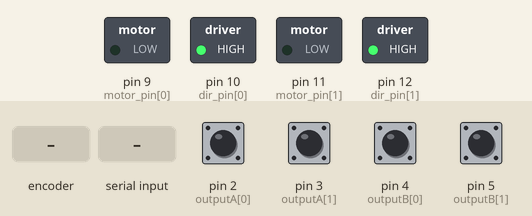
Bench run of a sketch on a simulated Arduino Uno, built with avr-gcc and run on an emulated ATmega328P. Shown: switched loads named in the sketch (green lamp = pin HIGH). The test bench sets the inputs (shaded band); at power-on: pin 2 (outputA[0]), pin 3 (outputA[1]), pin 4 (outputB[0]), pin 5 (outputB[1]) HIGH. What the sketch prints to the serial monitor is not drawn.

Above: at 0.8 s.
0.9 s: rotary encoder on pin 2 (outputA[0]) / pin 4 (outputB[0]) turned 3 steps (first pin leading)
At 1.2 s:
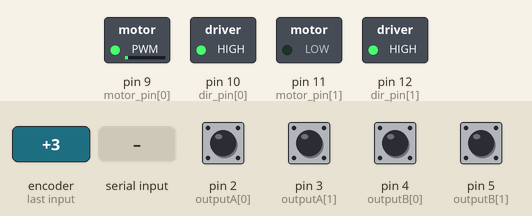
3.0 s: "s" received over Serial
At 3.15 s:
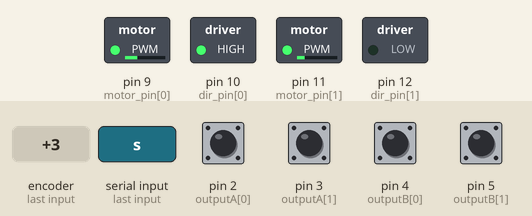
At 4.5 s:
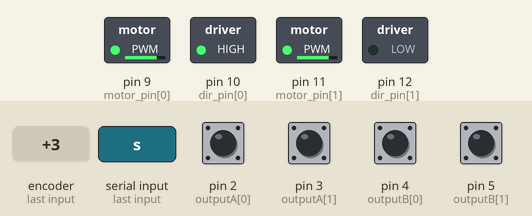
6.0 s: pin 5 (outputB[1]) pulled LOW for 0.15 s
9.1 s: pin 3 (outputA[1]) pulled LOW for 3.2 s
Timing chart, 0 to 15.1 s (numbered marks = the images above; inputs shaded):
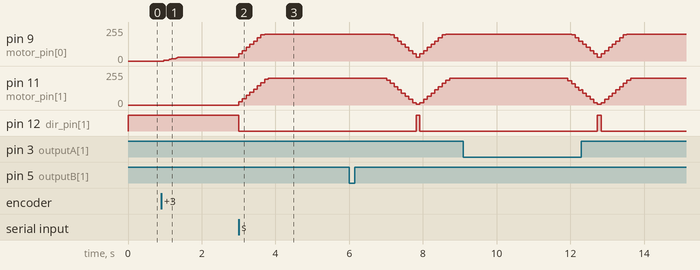

The sketch:

4xPosControl_M_withStartigPoint.ino
```cpp
#include "PinChangeInterrupt.h"

#define max_speed 200

int outputA[2] = {2, 3};
int outputB[2] = {4, 5};

volatile int lastEncoded[2] = {0, 0}, sum[2] = {0, 0}, encoded[2] = {0, 0}, MSB[2] = {0, 0}, LSB[2] = {0, 0};
float encoderValue[2] = {0, 0};
float correction[2] = {130, -404};
/*
   ACW ----> Increment
   CW  ----> Decrement
*/
float PID[2] = {0, 0};
float error[2] = {0, 0};
float P[2] = {0, 0};
float I[2] = {0, 0};
float D[2] = {0, 0};
float last_error[2] = {0, 0};

int theta_2[50] = {465, 463, 462, 461, 459, 458, 456, 455, 466, 526, 640, 580, 517, 503, 502, 501, 501, 500, 499, 498, 498, 497, 496, 495, 494, 493, 492, 492, 491, 490, 489, 488, 487, 485, 484, 483, 482, 481, 480, 479, 478, 476, 475, 474, 473, 471, 470, 469, 467, 466};
//theta_1 - right
//theta_2 - left
int theta_1[50] = { -228, -228, -229, -230, -231, -231, -232, -233, -246, -310, -370, -256, -196, -185, -186, -188, -189, -190, -192, -193, -195, -196, -197, -199, -200, -201, -202, -204, -205, -206, -207, -209, -210, -211, -212, -213, -214, -215, -216, -217, -218, -219, -220, -221, -222, -223, -224, -225, -226, -227};
int set_position[2] = { -1080, 1080};

float Kp[2] = {3,3}, Kd[2] = {0,0}, Ki[2] = {0, 0};


uint8_t motor_pin[2] = {9, 11};
uint8_t dir_pin[2] = {10, 12};

long last_ms = 0, PID_dt = 100;
boolean flag = 0;

void setup() {
  for (int i = 0; i < 2; i++) {
    pinMode (outputA[i], INPUT_PULLUP);
    pinMode (outputB[i], INPUT_PULLUP);
  }
  attachPCINT(digitalPinToPCINT(outputA[0]), encode_0_0, CHANGE);
  attachPCINT(digitalPinToPCINT(outputB[0]), encode_0_0, CHANGE);
  attachPCINT(digitalPinToPCINT(outputA[1]), encode_0_1, CHANGE);
  attachPCINT(digitalPinToPCINT(outputB[1]), encode_0_1, CHANGE);

  Serial.begin (115200);
  init_motors();

  theta_1[0] = 0;
  theta_2[0] = 0;
  theta_1[49] = 0;
  theta_2[49] = 0;
  for (int i = 1; i < 25; i++)
  {
    theta_1[i] = 0;
    theta_1[i] = theta_1[i - 1] - 8;
    theta_1[49 - i] = theta_1[i];
    theta_2[i] = 0;
    theta_2[i] = theta_2[i - 1] + 8;
    theta_2[49 - i] = theta_2[i];
  }
  last_ms = millis();
  set_position[0] = theta_1[0];
  set_position[1] = theta_2[0];

  while (!flag)
  {
    if (Serial.available() > 0)
    {
      if (Serial.read() == 's')
      {
        flag = !flag;
      }
    }
    print_position();
    cal_PID();
    motors(PID);
  }
  float wo[2] = {0, 0};
  motors(wo);
  last_ms = millis();
}


//140, -136

void loop() {
  if (flag == 1)
  {
    for (int i = 1; i < 50; i++)
    {
      last_ms = millis();
      set_position[0] = theta_1[i];
      set_position[1] = theta_2[i];
      while (millis() - last_ms < PID_dt)
      {
        print_position();
        cal_PID();
        motors(PID);
      }
    }
  }
}

void init_motors() { /*Intializes Motor Pins to OUTPUT*/
  for (int i = 0; i < 2; i++) { //Only for 1 Motor (i = 0)
    pinMode(motor_pin[i], OUTPUT);
    pinMode(dir_pin[i], OUTPUT);
  }
}

void print_position()
{
  for (int i  = 0 ; i < 2; i++)
  {
    Serial.print(encoderValue[i]);
    Serial.print(" ");
  }
  Serial.println(" ");
}

void set_motor(uint8_t index, int motor_speed) {
  //if (index % 2 == 0)
  //motor_speed = -1 * motor_speed;
  if (abs(motor_speed) < 5)
    motor_speed = 0;
  if (motor_speed >= 0) {
    //Clockwise direction
    digitalWrite(dir_pin[index], HIGH);
    analogWrite(motor_pin[index], motor_speed);
  }
  else if (motor_speed < 0) {
    //Anti Clockwise direction
    digitalWrite(dir_pin[index], LOW);
    analogWrite(motor_pin[index], -1 * motor_speed);
  }
}

void motors(float motor_speed[2]) {
  for (int i = 0; i < 2; i++) {
    set_motor(i, motor_speed[i]);
  }
}

void encode_0_0() {
  MSB[0] = digitalRead(outputA[0]); //MSB = most significant bit
  LSB[0] = digitalRead(outputB[0]); //LSB = least significant bit

  encoded[0] = (MSB[0] << 1) | LSB[0]; //converting the 2 pin value to single number
  sum[0]  = (lastEncoded[0] << 2) | encoded[0]; //adding it to the previous encoded value

  if (sum[0] == 0b1101 || sum[0] == 0b0100 || sum[0] == 0b0010 || sum[0] == 0b1011) encoderValue[0] ++;
  if (sum[0] == 0b1110 || sum[0] == 0b0111 || sum[0] == 0b0001 || sum[0] == 0b1000) encoderValue[0] --;

  lastEncoded[0] = encoded[0]; //store this value for next time
}

void encode_0_1() {
  MSB[1] = digitalRead(outputA[1]); //MSB = most significant bit
  LSB[1] = digitalRead(outputB[1]); //LSB = least significant bit

  encoded[1] = (MSB[1] << 1) | LSB[1]; //converting the 2 pin value to single number
  sum[1]  = (lastEncoded[1] << 2) | encoded[1]; //adding it to the previous encoded value

  if (sum[1] == 0b1101 || sum[1] == 0b0100 || sum[1] == 0b0010 || sum[1] == 0b1011) encoderValue[1] ++;
  if (sum[1] == 0b1110 || sum[1] == 0b0111 || sum[1] == 0b0001 || sum[1] == 0b1000) encoderValue[1] --;

  lastEncoded[1] = encoded[1]; //store this value for next time
}

int sign(int i) {
  if (i >= 0)
    return 1;
  else
    return -1;
}

void cal_PID() {
  for (int i = 0; i < 2; i++) {
    error[i] = set_position[i] - encoderValue[i];
    //error[i] = error[i] + correction[i];
    P[i] = error[i];
    I[i] += error[i];
    D[i] = error[i] - last_error[i];
    PID[i] = -1 * ((Kp[i] * P[i]) + (Ki[i] * I[i]) + (Kd[i] * D[i]));
    last_error[i] = error[i];
    if (abs(PID[i]) > max_speed)
      PID[i] = sign(PID[i]) * max_speed;
  }

}
```

Measured:
- after the input at 0.9 s, pin 9 (motor_pin[0]): moves from 0/255 to 30/255 over 0.40 s, starting after 0.08 s
- after the input at 3.0 s, pin 9 (motor_pin[0]): moves from 30/255 to 200/255 over 0.70 s, starting at once; pin 11 (motor_pin[1]): moves from 0/255 to 200/255 over 0.80 s, starting at once; pin 12 (dir_pin[1]): HIGH → LOW at once
